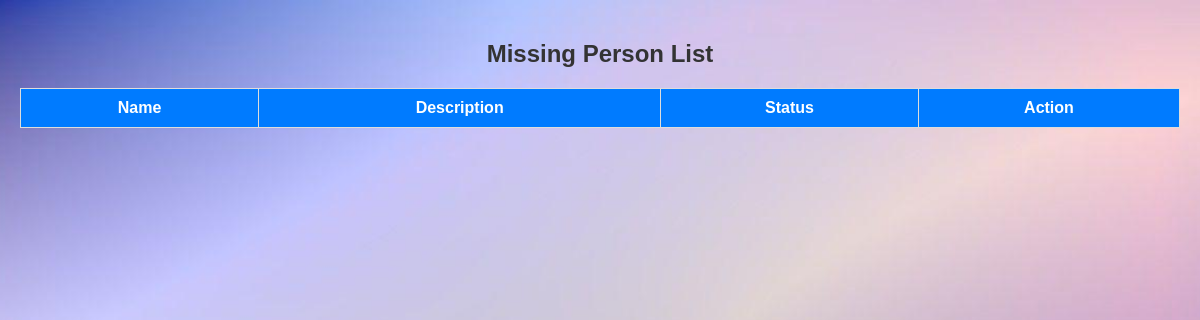
/missing_personsa/, run on an earlier commit of the app's database.
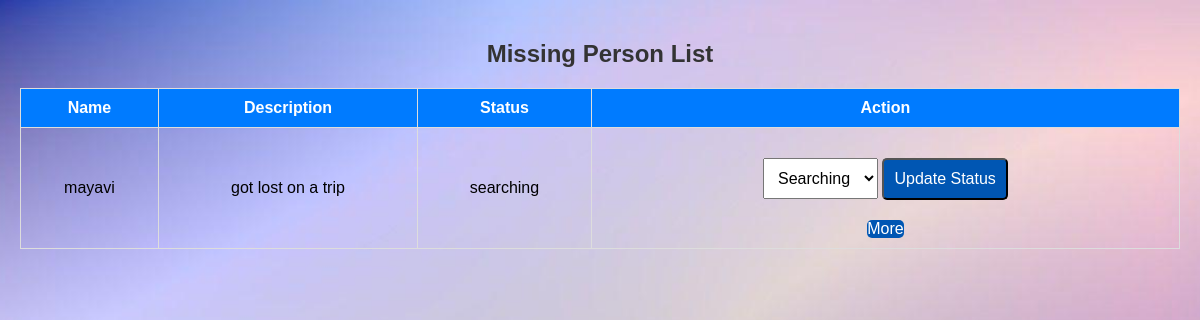
And on a later commit of the database.
### MyApp/models.py (models this page shows, shortened)
class MissingPerson(models.Model):
    name = models.CharField(max_length=255)
    age = models.IntegerField()
    gender = models.CharField(max_length=10)
    description = models.TextField()
    photo = models.ImageField(upload_to='missing_persons/')
    status = models.CharField(max_length=20, choices=[('reported', 'Reported'),('searching', 'Searching'), ('found', 'Found')], default='reported')

### MyApp/views.py (the view, shortened to what this page needs)
# urls.py: path('missing_personsa/', missing_person_lista, name='missing_person_lista'),
def missing_person_lista(request):
    missing_persons = MissingPerson.objects.all()
    form = UpdateStatusForm()
    return render(request, 'admin/missing_person_lista.html', {'missing_personsa': missing_persons, 'form': form})

### MyApp/forms.py
class UpdateStatusForm(forms.ModelForm):
    class Meta:
        model = MissingPerson
        fields = ['status']

### templates/admin/missing_person_lista.html (shortened to what this page needs)
<!DOCTYPE html>
<html lang="en">
<head>
</head>
<body>
    <h2>Missing Person List</h2>
    <table>
        <thead>
            <tr>
                <th>Name</th>
                <th>Description</th>
                <th>Status</th>
                <th>Action</th>
            </tr>
        </thead>
        <tbody>
            {% for missing_person in missing_personsa %}
                <tr>
                    <td>{{ missing_person.name }}</td>
                    <td>{{ missing_person.description }}</td>
                    <td>{{ missing_person.status }}</td>
                    <td>
                        <form method="post" id="updateForm_{{ missing_person.id }}">
                            <select name="status">
                                <option value="Searching" {% if missing_person.status == 'Searching' %}selected{% endif %}>Searching</option>
                            </select>
                            <button type="submit" class="button">Update Status</button>
                        </form>
                        <a href="{% url 'missing_person_details' missing_person.id %}" class="button">More</a>
                    </td>
                </tr>
            {% endfor %}
        </tbody>
    </table>
</body>
</html>

What changed in the data, as far as the page shows it:
added MissingPerson: name "mayavi", description "got lost on a trip", status "searching"
